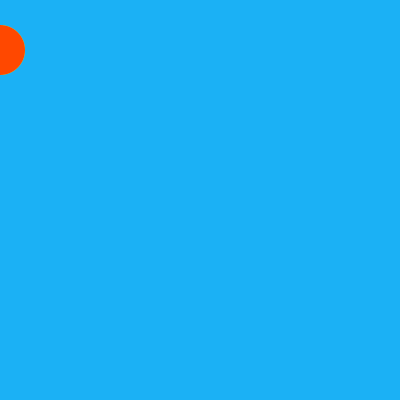
Frame 1 (no input)
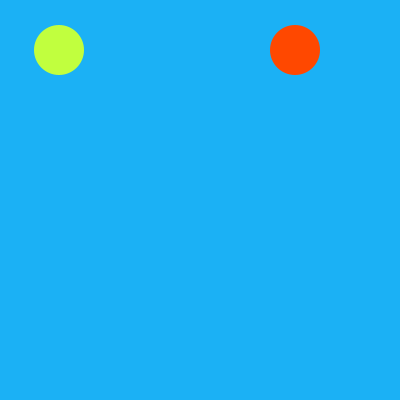
Frame 60 (the mouse pressed at the canvas centre just before this capture)
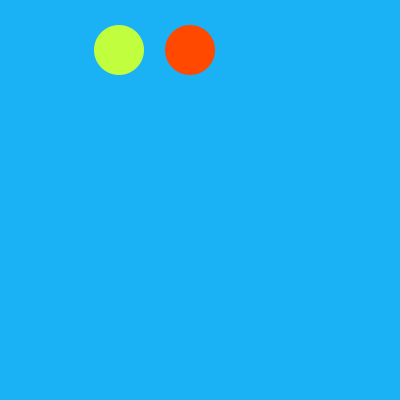
Frame 120 (the mouse held since frame 60 and released just before this capture)

The Processing sketch that drew these frames (run headless with seeded random() and noise(); from frame 60 on, the mouse is pressed at the canvas centre):

// Processing sketch: e012_loop_if
// ── e012_loop_if.pde
float slow_circle_x = 0;
float fast_circle_x = 0;

void setup() {
  size(400,400); 
  noStroke();
}

void draw() {
  background(#1BB1F5);
  
  fill(#C1FF3E);
  ellipse(slow_circle_x,50, 50, 50);
  slow_circle_x = slow_circle_x + 1;

  fill(#FF4800);
  ellipse(fast_circle_x,50, 50, 50);
  fast_circle_x = fast_circle_x + 5;

  
  if(slow_circle_x > 400) {
    slow_circle_x = 0;
  }
  if(fast_circle_x > 400) {
    fast_circle_x = 0;
  }
}
